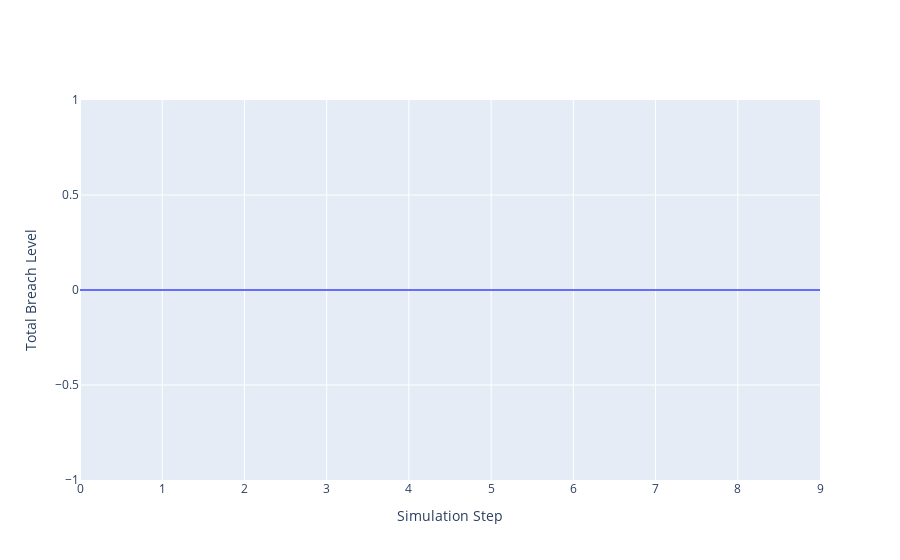

The notebook cell saved with this chart:
### Markdown cell above
We can also check the breaches that happened

### Code cell
import plotly.graph_objects as go

fig = go.Figure()
fig.add_trace(go.Scatter(y=world.stats["breach_level"], mode="lines"))
fig.update_layout(xaxis_title="Simulation Step", yaxis_title="Total Breach Level")

### Figure 1 — Plotly figure (JSON) as saved in the notebook; plotly's stock layout.template omitted (floating-point values rounded to 4 significant figures)
{"data": [{"mode": "lines", "type": "scatter", "y": [0, 0, 0, 0, 0, 0, 0, 0, 0, 0]}], "layout": {"xaxis": {"title": {"text": "Simulation Step"}}, "yaxis": {"title": {"text": "Total Breach Level"}}}}
